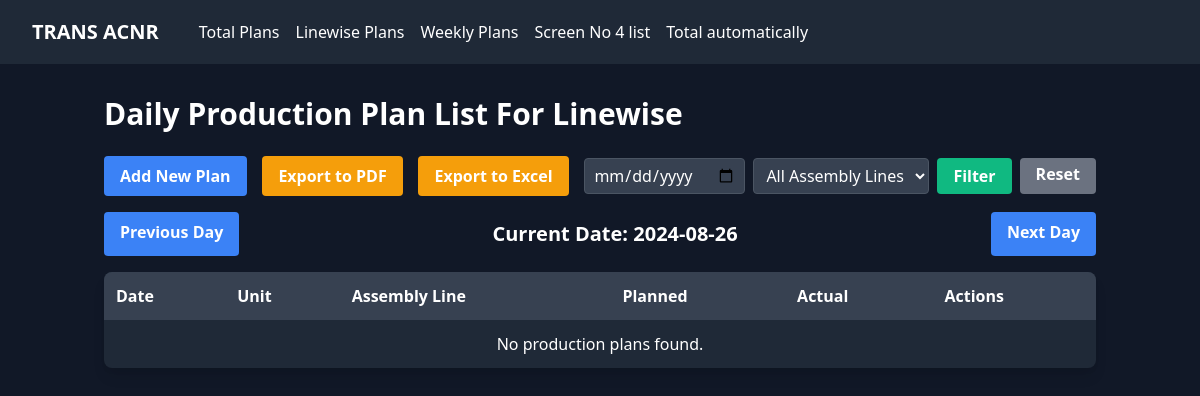
Page /screen/linewise/?date=2024-08-26 on the earlier database version.
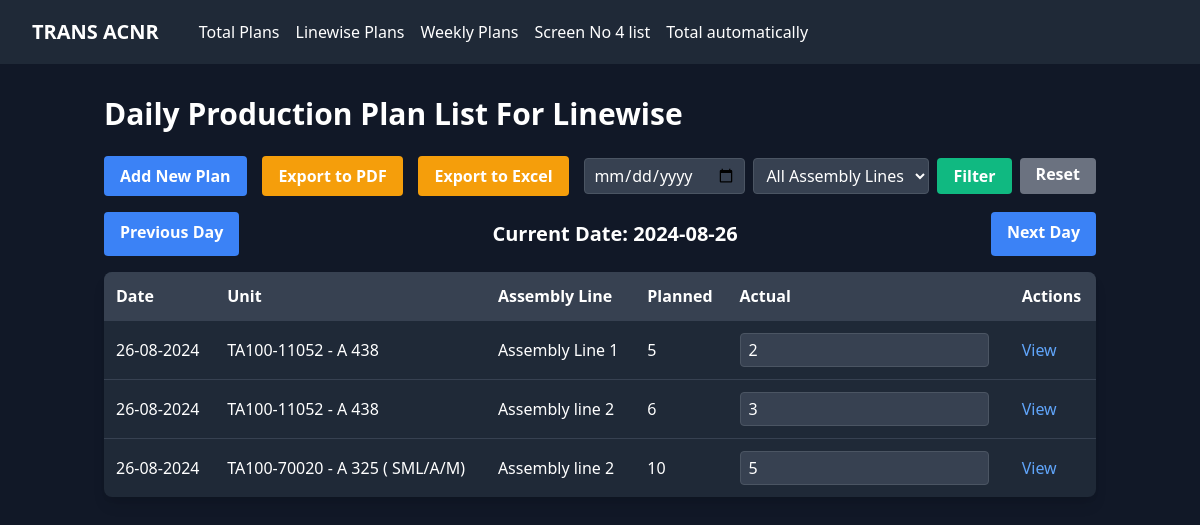
Same page on the later database version.
### screen_app/models.py (models this page shows, shortened)
class ProductionPlan(models.Model):
    s_no = models.AutoField(primary_key=True)
    date = models.DateField(default=timezone.now)
    assembly_line = models.ForeignKey(AssemblyLine, on_delete=models.PROTECT)
    unit = models.ForeignKey(Unit, on_delete=models.PROTECT)
    qty_planned = models.IntegerField()
    qty_actual = models.IntegerField(default=0,blank=True)
    remarks = models.TextField(blank=True, null=True)
    def __str__(self):
        return f"{self.date} - {self.unit.model}"
    class Meta:
        verbose_name = "Daily Production Plan Vs Actual LineWise"
        verbose_name_plural = "Daily Production Plan Vs Actual Total LineWise"

class Unit(models.Model):
    code = models.CharField(max_length=20, unique=True)
    model = models.CharField(max_length=100)

class AssemblyLine(models.Model):
    name = models.CharField(max_length=100)
    number = models.IntegerField(unique=True)

### screen_app/views.py (the view)
# urls.py: path('linewise/', views.ProductionPlanListView.as_view(), name='production_plan_list_linewise'),
class ProductionPlanListView(ListView):
    model = ProductionPlan
    template_name = 'linewise/production_plan_list.html'
    context_object_name = 'plans'
    paginate_by = 10
    def get_queryset(self):
        queryset = super().get_queryset()
        date = self.request.GET.get('date')
        if date:
            try:
                date = datetime.strptime(date, "%Y-%m-%d").date()
            except ValueError:
                date = datetime.today().date()
        else:
            date = datetime.today().date()
        queryset = queryset.filter(date=date)
        assembly_line = self.request.GET.get('assembly_line')
        if assembly_line:
            queryset = queryset.filter(assembly_line__name=assembly_line)
        return queryset
    def get_context_data(self, **kwargs):
        context = super().get_context_data(**kwargs)
        assembly_lines = AssemblyLine.objects.all()
        context['assembly_lines'] = assembly_lines
        date_str = self.request.GET.get('date')
        if date_str:
            try:
                current_date = datetime.strptime(date_str, "%Y-%m-%d").date()
            except ValueError:
                current_date = datetime.today().date()
        else:
            current_date = datetime.today().date()
        previous_date = current_date - timedelta(days=1)
        next_date = current_date + timedelta(days=1)
        context['current_date'] = current_date.strftime("%Y-%m-%d")
        context['previous_date'] = previous_date.strftime("%Y-%m-%d")
        context['next_date'] = next_date.strftime("%Y-%m-%d")
        return context

### screen_app/templates/linewise/production_plan_list.html (shortened to what this page needs)
{% extends 'base.html' %}
{% block content %}
<h1 class="text-3xl font-bold mb-6 text-white">Daily Production Plan List For Linewise</h1>
<div class="mb-4 flex flex-col sm:flex-row justify-between items-center space-y-4 sm:space-y-0">
    <a href="{% url 'add_production_plan_linewise' %}" class="bg-blue-500 hover:bg-blue-600 text-white font-bold py-2 px-4 rounded">
        Add New Plan
    </a>
    <a href="{% url 'export_production_plan_pdf' %}?date={{ request.GET.date }}" class="bg-yellow-500 hover:bg-yellow-600 text-white font-bold py-2 px-4 rounded">
        Export to PDF
    </a>
    <a href="{% url 'export_production_plan' %}?date={{ request.GET.date }}" class="bg-yellow-500 hover:bg-yellow-600 text-white font-bold py-2 px-4 rounded">
        Export to Excel
    </a>
    <form method="get" class="flex flex-col sm:flex-row space-y-2 sm:space-y-0 sm:space-x-2">
        <input type="date" name="date" value="{{ current_date|date:'Y-m-d' }}"
               class="bg-gray-700 text-white border border-gray-600 rounded px-2 py-1 focus:outline-none focus:border-blue-500">
        <select name="assembly_line"
                class="bg-gray-700 text-white border border-gray-600 rounded px-2 py-1 focus:outline-none focus:border-blue-500">
            <option value="">All Assembly Lines</option>
        </select>
        <button type="submit" class="bg-green-500 hover:bg-green-600 text-white font-bold py-1 px-4 rounded">
            Filter
        </button>
        <a href="{% url 'production_plan_list_linewise' %}" class="bg-gray-500 hover:bg-gray-600 text-white font-bold py-1 px-4 rounded">
            Reset
        </a>
    </form>
</div>
<div class="mb-4 flex justify-between">
    <a href="?date={{ previous_date }}{% if request.GET.assembly_line %}&assembly_line={{ request.GET.assembly_line }}{% endif %}"
       class="bg-blue-500 hover:bg-blue-600 text-white font-bold py-2 px-4 rounded">
        Previous Day
    </a>
    <span class="text-xl font-semibold py-2 px-4">
        Current Date: {{ current_date }}
    </span>
    <a href="?date={{ next_date }}{% if request.GET.assembly_line %}&assembly_line={{ request.GET.assembly_line }}{% endif %}"
       class="bg-blue-500 hover:bg-blue-600 text-white font-bold py-2 px-4 rounded">
        Next Day
    </a>
</div>
<div class="bg-gray-800 rounded-lg shadow-lg overflow-hidden">
    <table class="w-full">
        <thead>
            <tr class="bg-gray-700">
                <th class="p-3 text-left text-white">Date</th>
                <th class="p-3 text-left text-white">Unit</th>
                <th class="p-3 text-left text-white">Assembly Line</th>
                <th class="p-3 text-left text-white">Planned</th>
                <th class="p-3 text-left text-white">Actual</th>
                <th class="p-3 text-left text-white">Actions</th>
            </tr>
        </thead>
        <tbody>
            {% for plan in plans %}
            <tr class="border-t border-gray-700">
                <td class="p-3 text-white">{{ plan.date|date:"d-m-Y" }}</td>
                <td class="p-3 text-white">{{ plan.unit.code }} - {{ plan.unit.model }}</td>
                <td class="p-3 text-white">{{ plan.assembly_line.name }}</td>
                <td class="p-3 text-white">{{ plan.qty_planned }}</td>
                <td class="p-3 text-white">
                    <input type="number"
                    class="actual-input bg-gray-700 text-white border border-gray-600 rounded px-2 py-1"
                    data-plan-id="{{ plan.s_no|default:'unknown' }}"
                    value="{{ plan.qty_actual|default_if_none:'0' }}"
                    min="0"
                    data-debug-info="{{ plan|pprint }}"
             >
                </td>
                <td class="p-3">
                    <a href="{% url 'production_plan_detail_linewise' plan.pk %}" class="text-blue-400 hover:text-blue-300">View</a>
                </td>
            </tr>
            {% empty %}
            <tr>
                <td colspan="6" class="p-3 text-center text-white">No production plans found.</td>
            </tr>
            {% endfor %}
        </tbody>
    </table>
</div>
{% endblock %}

Differences in the rows shown:
added ProductionPlan: date "26-08-2024", unit.code "TA100-11052", unit.model "A 438", assembly_line.name "Assembly Line 1", qty_planned "5", qty_actual "2"
added ProductionPlan: date "26-08-2024", unit.code "TA100-11052", unit.model "A 438", assembly_line.name "Assembly line 2", qty_planned "6", qty_actual "3"
added ProductionPlan: date "26-08-2024", unit.code "TA100-70020", unit.model "A 325 ( SML/A/M)", assembly_line.name "Assembly line 2", qty_planned "10", qty_actual "5"
Other differences:
text no longer shown: "No production plans found."
